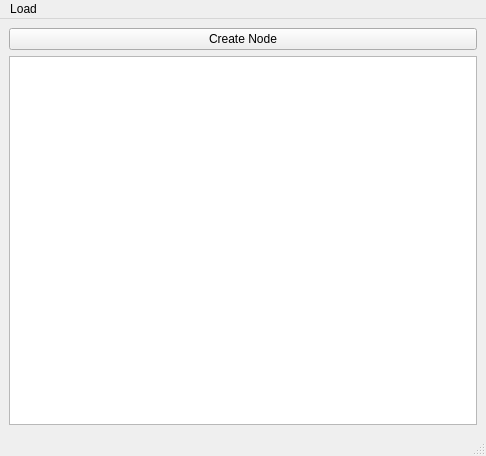
<?xml version="1.0" encoding="UTF-8"?>
<ui version="4.0">
 <class>MainWindow</class>
 <widget class="QMainWindow" name="MainWindow">
  <property name="geometry">
   <rect>
    <x>0</x>
    <y>0</y>
    <width>486</width>
    <height>456</height>
   </rect>
  </property>
  <property name="windowTitle">
   <string>MainWindow</string>
  </property>
  <widget class="QWidget" name="centralwidget">
   <layout class="QVBoxLayout" name="verticalLayout">
    <item>
     <widget class="QPushButton" name="create_node_btn">
      <property name="text">
       <string>Create Node</string>
      </property>
     </widget>
    </item>
    <item>
     <widget class="QGraphicsView" name="graphics_view"/>
    </item>
   </layout>
  </widget>
  <widget class="QMenuBar" name="menubar">
   <property name="geometry">
    <rect>
     <x>0</x>
     <y>0</y>
     <width>486</width>
     <height>22</height>
    </rect>
   </property>
   <widget class="QMenu" name="menuLoad">
    <property name="title">
     <string>Load</string>
    </property>
   </widget>
   <addaction name="menuLoad"/>
  </widget>
  <widget class="QStatusBar" name="statusbar"/>
 </widget>
 <resources/>
 <connections/>
</ui>
